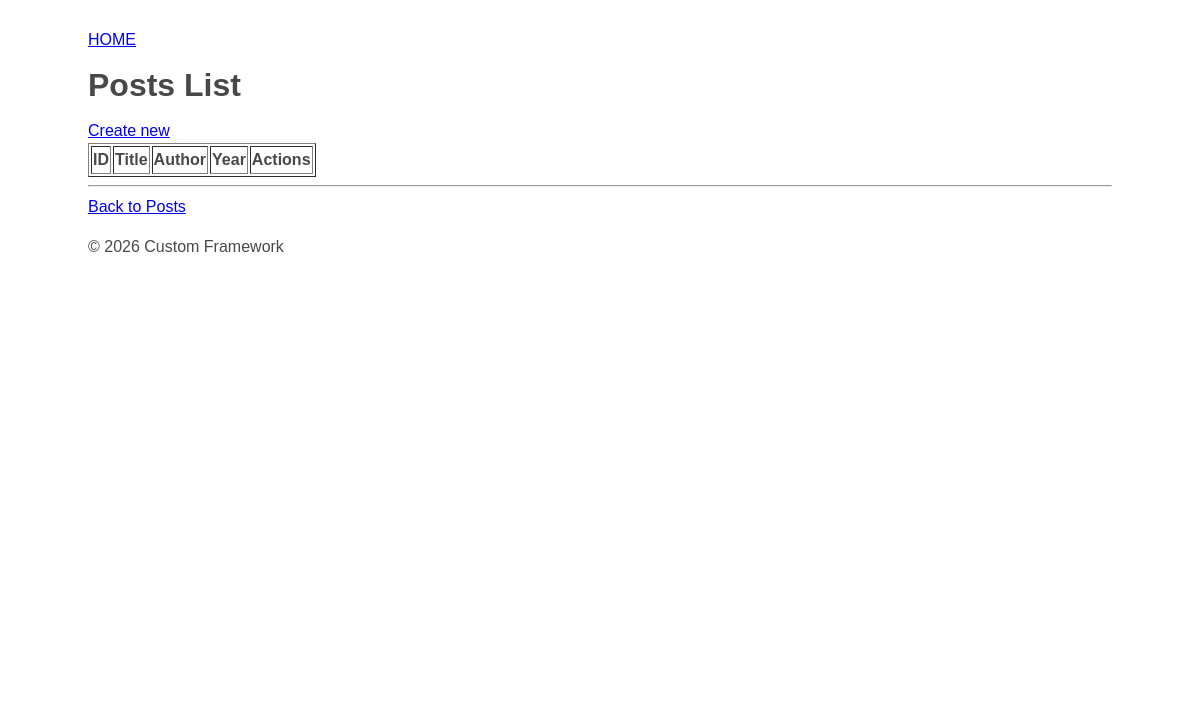
Before: /books with the older database file.
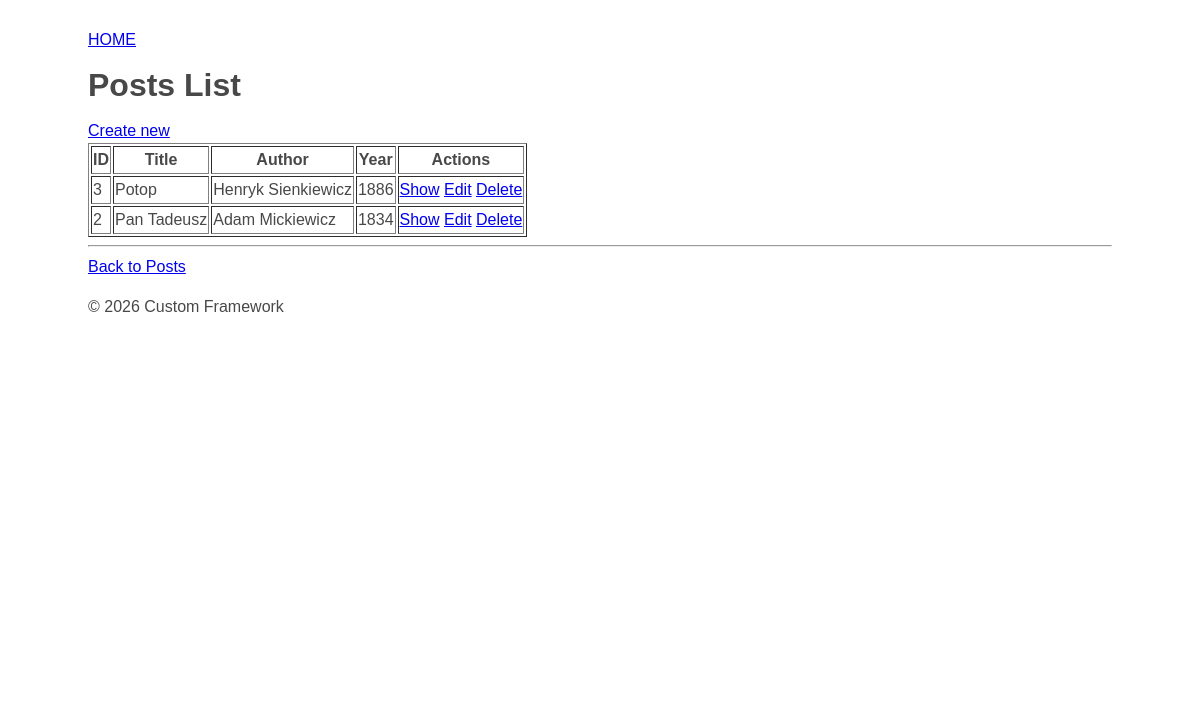
After: the same page with the newer database file.
### tables this page shows
CREATE TABLE books (
                       id INTEGER PRIMARY KEY AUTOINCREMENT,
                       title TEXT NOT NULL,
                       author TEXT NOT NULL,
                       year INTEGER NOT NULL,
                       created_at DATETIME DEFAULT CURRENT_TIMESTAMP
);

### lab-j/app.py (the view)
@app.route('/books')
def index():
    conn = get_db()
    books = conn.execute('SELECT * FROM books ORDER BY created_at DESC').fetchall()
    conn.close()
    return render_template('books/index.html', books=books)

### lab-j/app.py (called while the page is built)
def get_db():
    conn = sqlite3.connect(DATABASE)
    conn.row_factory = sqlite3.Row
    return conn

### lab-j/templates/books/index.html (shortened to what this page needs)
{% extends "layout.html" %}
{% block body %}
    <h1>Posts List</h1>
    <a href="/books/new">Create new</a>
    <table border="1">
        <tr>
            <th>ID</th>
            <th>Title</th>
            <th>Author</th>
            <th>Year</th>
            <th>Actions</th>
        </tr>
        {% for book in books %}
        <tr>
            <td>{{ book.id }}</td>
            <td>{{ book.title }}</td>
            <td>{{ book.author }}</td>
            <td>{{ book.year }}</td>
            <td>
                <a href="/books/{{ book.id }}">Show</a>
                <a href="/books/{{ book.id }}/edit">Edit</a>
                <a href="/books/{{ book.id }}/delete" onclick="return confirm('Are you sure?')">Delete</a>
            </td>
        </tr>
        {% endfor %}
    </table>
    <hr>
    <a href="/">Back to Posts</a>
{% endblock %}

### lab-j/templates/layout.html (shortened to what this page needs)
<!DOCTYPE html>
<html>
<head>
    <link rel="stylesheet" href="{{ url_for('static', filename='style.css') }}">
</head>
<body>
    <div class="container">
        <header>
            <nav>
                <a href="/">HOME</a>
            </nav>
        </header>
        <main>
            {% block body %}{% endblock %}
        </main>
        <footer>
            <p>© 2026 Custom Framework</p>
        </footer>
    </div>
</body>
</html>

### lab-j/static/style.css (style rules this page uses)
body { background-color: #f5f5f5; display: flex; flex-direction: column; min-height: 95vh; font-family: Poppins, sans-serif; font-size: 16px; line-height: 24px; color: #484848; }
@media (min-width: 1024px) { body { background: url('https://cdn.pixabay.com/photo/2018/01/26/20/24/pattern-3109720_960_720.jpg'); } }
.container { width: 100%; max-width: 1024px; margin: 0 auto; background-color: #fff; padding: 20px; min-height: 80vh; }

Changed rows visible on the page:
added books: id "3", title "Potop", author "Henryk Sienkiewicz", year "1886"
added books: id "2", title "Pan Tadeusz", author "Adam Mickiewicz", year "1834"
